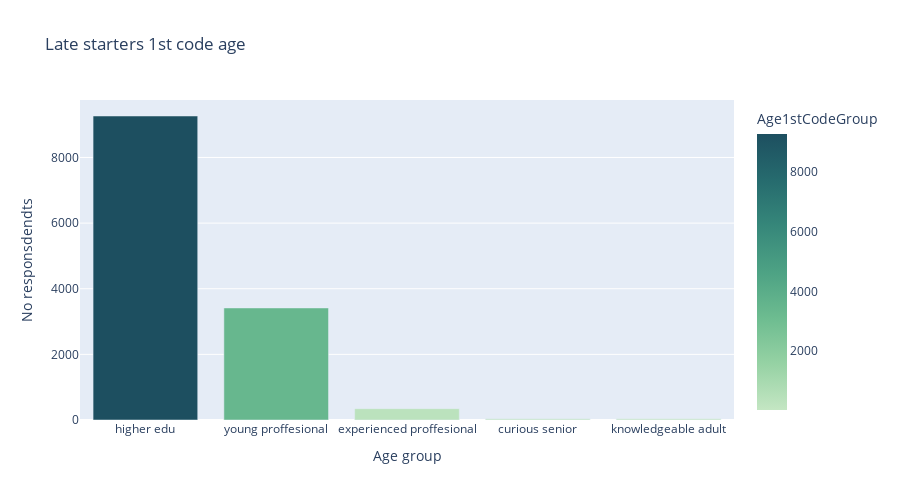

Source (notebook cell):
### Code cell
# for adults, how does it ?group?

fig = px.bar(df_ls['Age1stCodeGroup'].value_counts(),
             x=df_ls['Age1stCodeGroup'].value_counts().index.tolist(),
             y=df_ls['Age1stCodeGroup'].value_counts(),
             color='Age1stCodeGroup',
             color_continuous_scale='BluGrn',
             title='Late starters 1st code age',
             labels={'x':'Age group', 'y':'No responsdendts'}, height=500
            )

fig.show()

# move title to center

### Figure 1 — Plotly figure (JSON) as saved in the notebook; plotly's stock layout.template omitted (floating-point values rounded to 4 significant figures)
{"data": [{"alignmentgroup": "True", "hoverlabel": {"namelength": 0}, "hovertemplate": "Age group=%{x}<br>No responsdendts=%{y}<br>Age1stCodeGroup=%{marker.color}", "legendgroup": "", "marker": {"color": [9264, 3415, 346, 37, 36], "coloraxis": "coloraxis"}, "name": "", "offsetgroup": "", "orientation": "v", "showlegend": false, "textposition": "auto", "type": "bar", "x": ["higher edu", "young proffesional", "experienced proffesional", "curious senior", "knowledgeable adult"], "xaxis": "x", "y": [9264, 3415, 346, 37, 36], "yaxis": "y"}], "layout": {"barmode": "relative", "coloraxis": {"colorbar": {"title": {"text": "Age1stCodeGroup"}}, "colorscale": [[0, "rgb(196, 230, 195)"], [0.1667, "rgb(150, 210, 164)"], [0.3333, "rgb(109, 188, 144)"], [0.5, "rgb(77, 162, 132)"], [0.6667, "rgb(54, 135, 122)"], [0.8333, "rgb(38, 107, 110)"], [1, "rgb(29, 79, 96)"]]}, "height": 500, "legend": {"tracegroupgap": 0}, "title": {"text": "Late starters 1st code age"}, "xaxis": {"anchor": "y", "domain": [0, 1], "title": {"text": "Age group"}}, "yaxis": {"anchor": "x", "domain": [0, 1], "title": {"text": "No responsdendts"}}}}
